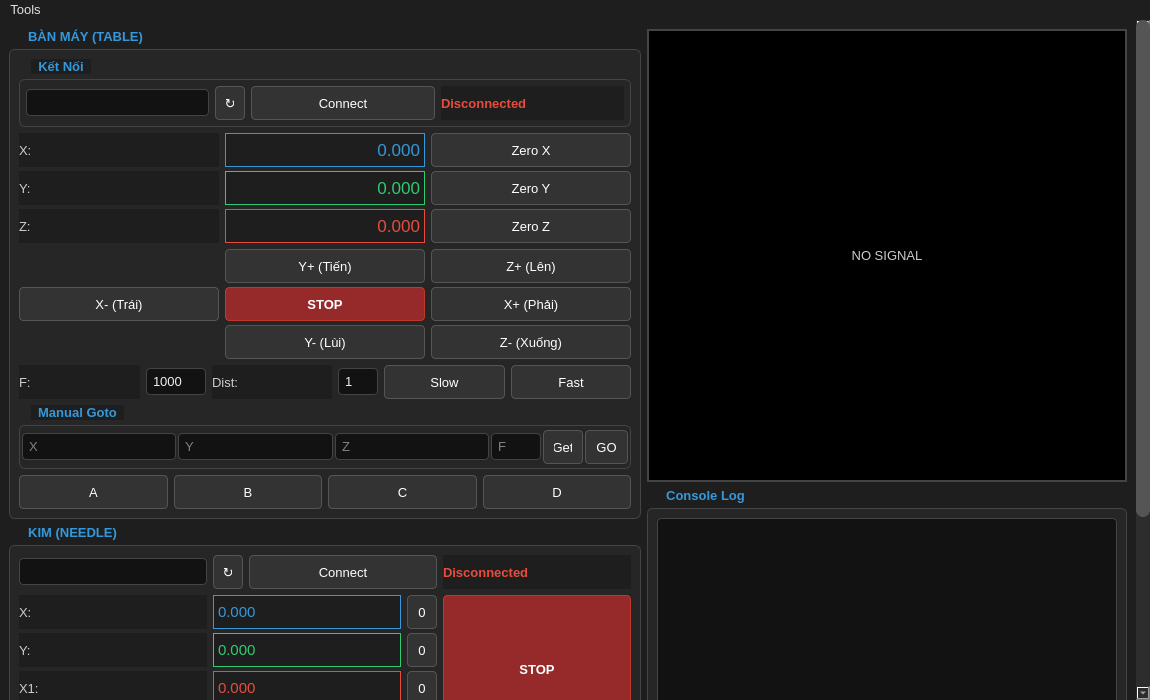
<?xml version="1.0" encoding="UTF-8"?>
<ui version="4.0">
 <class>MainWindow</class>
 <widget class="QMainWindow" name="MainWindow">
  <property name="geometry">
   <rect>
    <x>0</x>
    <y>0</y>
    <width>1150</width>
    <height>700</height>
   </rect>
  </property>
  <property name="windowTitle">
   <string>STM32 G-Code Controller (Compact)</string>
  </property>
  <property name="styleSheet">
   <string notr="true">/* --- GLOBAL THEME --- */
QMainWindow, QWidget {
	background-color: #1e1e1e;
	color: #e0e0e0;
	font-family: &quot;Segoe UI&quot;, sans-serif;
	font-size: 10pt;
}

/* --- SCROLL AREA --- */
QScrollArea {
	border: none;
	background-color: #1e1e1e;
}
QScrollBar:vertical {
	border: none;
	background: #2d2d2d;
	width: 14px;
	margin: 0px;
}
QScrollBar::handle:vertical {
	background: #555;
	min-height: 20px;
	border-radius: 7px;
}
QScrollBar::handle:vertical:hover {
	background: #3498db;
}

/* --- GROUP BOX --- */
QGroupBox {
	background-color: #262626;
	border: 1px solid #444;
	border-radius: 6px;
	margin-top: 20px; /* Giảm margin để tiết kiệm chỗ */
	font-weight: bold;
}
QGroupBox::title {
	subcontrol-origin: margin;
	subcontrol-position: top left;
	left: 12px;
	padding: 0 5px;
	color: #3498db;
	background-color: #1e1e1e;
}

/* --- BUTTONS --- */
QPushButton {
	background-color: #333333;
	border: 1px solid #555;
	border-radius: 4px;
	padding: 5px 10px; /* Giảm padding */
	color: #ffffff;
    min-height: 22px;
}
QPushButton:hover {
	background-color: #444444;
	border-color: #3498db;
}
QPushButton:pressed {
	background-color: #222;
}
/* Nút STOP màu đỏ */
QPushButton#Stopbtn, QPushButton#StopKimbtn {
	background-color: #962a2a;
	border: 1px solid #c0392b;
	font-weight: bold;
}
QPushButton#Stopbtn:hover, QPushButton#StopKimbtn:hover {
	background-color: #c0392b;
}

/* --- INPUTS --- */
QLineEdit, QTextEdit {
	background-color: #121212;
	border: 1px solid #444;
	border-radius: 4px;
	color: #ecf0f1;
	padding: 4px;
}
QLineEdit:focus {
	border: 1px solid #3498db;
}

/* --- COMBOBOX --- */
QComboBox {
	background-color: #121212;
	border: 1px solid #444;
	border-radius: 4px;
	padding: 4px;
	color: #ecf0f1;
    min-width: 60px;
}
QComboBox::drop-down { border: 0px; }
QComboBox QAbstractItemView {
	background-color: #2d2d2d;
	color: #ffffff;
	selection-background-color: #3498db;
	selection-color: #ffffff;
	border: 1px solid #444;
	outline: none;
}

/* --- LABELS --- */
QLabel { color: #cccccc; }
QLabel[frameShape=&quot;1&quot;] { /* Box style for DRO */
	background-color: #000000;
	border: 1px solid #555;
	border-radius: 4px;
	font-weight: bold;
	padding-right: 5px;
}

/* --- FIX MESSAGE BOX (SỬA LỖI CHỮ TRÙNG MÀU) --- */
QMessageBox {
	background-color: #2d2d2d; /* Nền tối */
    border: 1px solid #555;
}
QMessageBox QLabel {
	color: #ffffff; /* Chữ trắng tuyệt đối */
    background-color: transparent;
}
QMessageBox QPushButton {
    background-color: #444;
    color: white;
    border: 1px solid #666;
    min-width: 60px;
}
</string>
  </property>
  <widget class="QWidget" name="centralwidget">
   <layout class="QVBoxLayout" name="verticalLayout_root">
    <property name="leftMargin"><number>0</number></property>
    <property name="topMargin"><number>0</number></property>
    <property name="rightMargin"><number>0</number></property>
    <property name="bottomMargin"><number>0</number></property>
    
    <item>
     <widget class="QScrollArea" name="scrollArea">
      <property name="widgetResizable">
       <bool>true</bool>
      </property>
      <widget class="QWidget" name="scrollAreaWidgetContents">
       <property name="geometry">
        <rect>
         <x>0</x>
         <y>0</y>
         <width>1148</width>
         <height>698</height>
        </rect>
       </property>
       <layout class="QHBoxLayout" name="horizontalLayout_main">
        
        <item>
         <layout class="QVBoxLayout" name="verticalLayout_control">
          
          <item>
           <widget class="QGroupBox" name="groupBox_jog">
            <property name="title">
             <string>BÀN MÁY (TABLE)</string>
            </property>
            <layout class="QVBoxLayout" name="verticalLayout_jog_internal">
             <property name="spacing"><number>6</number></property>
             
             <item>
                <widget class="QGroupBox" name="groupBox_connection">
                 <property name="title">
                  <string>Kết Nối</string>
                 </property>
                 <layout class="QHBoxLayout" name="horizontalLayout_com">
                  <property name="leftMargin"><number>6</number></property>
                  <property name="topMargin"><number>6</number></property>
                  <property name="rightMargin"><number>6</number></property>
                  <property name="bottomMargin"><number>6</number></property>
                  <item>
                   <widget class="QComboBox" name="portComboBox"/>
                  </item>
                  <item>
                   <widget class="QPushButton" name="refreshButton">
                    <property name="text"><string>↻</string></property>
                    <property name="maximumSize"><size><width>30</width><height>16777215</height></size></property>
                   </widget>
                  </item>
                  <item>
                   <widget class="QPushButton" name="connectButton">
                    <property name="text"><string>Connect</string></property>
                   </widget>
                  </item>
                  <item>
                   <widget class="QLabel" name="statusLabel">
                    <property name="text"><string>Disconnected</string></property>
                    <property name="styleSheet"><string>color: #e74c3c; font-weight: bold;</string></property>
                   </widget>
                  </item>
                 </layout>
                </widget>
             </item>

             <item>
              <layout class="QGridLayout" name="gridLayout_dro">
               <property name="verticalSpacing"><number>4</number></property>
               <item row="0" column="0"><widget class="QLabel" name="label_x_title"><property name="text"><string>X:</string></property></widget></item>
               <item row="0" column="1"><widget class="QLabel" name="xPosLabel"><property name="text"><string>0.000</string></property><property name="styleSheet"><string>color: #3498db; font-size: 13pt;</string></property><property name="alignment"><set>Qt::AlignRight|Qt::AlignTrailing|Qt::AlignVCenter</set></property><property name="frameShape"><enum>QFrame::Box</enum></property></widget></item>
               <item row="0" column="2"><widget class="QPushButton" name="SetX0Button"><property name="text"><string>Zero X</string></property></widget></item>
               <item row="1" column="0"><widget class="QLabel" name="label_y_title"><property name="text"><string>Y:</string></property></widget></item>
               <item row="1" column="1"><widget class="QLabel" name="yPosLabel"><property name="text"><string>0.000</string></property><property name="styleSheet"><string>color: #2ecc71; font-size: 13pt;</string></property><property name="alignment"><set>Qt::AlignRight|Qt::AlignTrailing|Qt::AlignVCenter</set></property><property name="frameShape"><enum>QFrame::Box</enum></property></widget></item>
               <item row="1" column="2"><widget class="QPushButton" name="SetY0Button"><property name="text"><string>Zero Y</string></property></widget></item>
               <item row="2" column="0"><widget class="QLabel" name="label_z_title"><property name="text"><string>Z:</string></property></widget></item>
               <item row="2" column="1"><widget class="QLabel" name="zPosLabel"><property name="text"><string>0.000</string></property><property name="styleSheet"><string>color: #e74c3c; font-size: 13pt;</string></property><property name="alignment"><set>Qt::AlignRight|Qt::AlignTrailing|Qt::AlignVCenter</set></property><property name="frameShape"><enum>QFrame::Box</enum></property></widget></item>
               <item row="2" column="2"><widget class="QPushButton" name="SetZ0Button"><property name="text"><string>Zero Z</string></property></widget></item>
              </layout>
             </item>

             <item>
               <layout class="QGridLayout" name="grid_jog_table_btns">
                 <property name="verticalSpacing"><number>4</number></property>
                 <item row="0" column="1"><widget class="QPushButton" name="jogYPlusButton"><property name="text"><string>Y+ (Tiến)</string></property></widget></item>
                 <item row="1" column="0"><widget class="QPushButton" name="jogXMinusButton"><property name="text"><string>X- (Trái)</string></property></widget></item>
                 <item row="1" column="1"><widget class="QPushButton" name="Stopbtn"><property name="text"><string>STOP</string></property><property name="minimumHeight"><number>35</number></property></widget></item>
                 <item row="1" column="2"><widget class="QPushButton" name="jogXPlusButton"><property name="text"><string>X+ (Phải)</string></property></widget></item>
                 <item row="2" column="1"><widget class="QPushButton" name="jogYMinusButton"><property name="text"><string>Y- (Lùi)</string></property></widget></item>
                 <item row="0" column="2"><widget class="QPushButton" name="jogZPlusButton"><property name="text"><string>Z+ (Lên)</string></property></widget></item>
                 <item row="2" column="2"><widget class="QPushButton" name="jogZMinusButton"><property name="text"><string>Z- (Xuống)</string></property></widget></item>
               </layout>
             </item>

             <item>
                 <layout class="QHBoxLayout" name="horizontalLayout_speed">
                     <item><widget class="QLabel" name="lbl_speed"><property name="text"><string>F:</string></property></widget></item>
                     <item><widget class="QLineEdit" name="txt_input_send_F"><property name="text"><string>1000</string></property><property name="maximumSize"><size><width>60</width><height>16777215</height></size></property></widget></item>
                     <item><widget class="QLabel" name="lbl_dist"><property name="text"><string>Dist:</string></property></widget></item>
                     <item><widget class="QLineEdit" name="txt_input_intervalDistance"><property name="text"><string>1</string></property><property name="maximumSize"><size><width>40</width><height>16777215</height></size></property></widget></item>
                     <item><widget class="QPushButton" name="slowButton"><property name="text"><string>Slow</string></property></widget></item>
                     <item><widget class="QPushButton" name="fastButton"><property name="text"><string>Fast</string></property></widget></item>
                 </layout>
             </item>
             <item>
                <widget class="QGroupBox" name="grp_manual_table">
                    <property name="title"><string>Manual Goto</string></property>
                    <layout class="QHBoxLayout" name="lay_manual_table">
                        <property name="spacing"><number>2</number></property>
                        <property name="leftMargin"><number>2</number></property>
                        <property name="topMargin"><number>4</number></property>
                        <property name="rightMargin"><number>2</number></property>
                        <property name="bottomMargin"><number>4</number></property>
                        <item><widget class="QLineEdit" name="txt_input_goto_X"><property name="placeholderText"><string>X</string></property></widget></item>
                        <item><widget class="QLineEdit" name="txt_input_goto_Y"><property name="placeholderText"><string>Y</string></property></widget></item>
                        <item><widget class="QLineEdit" name="txt_input_goto_Z"><property name="placeholderText"><string>Z</string></property></widget></item>
                        <item><widget class="QLineEdit" name="txt_input_goto_F"><property name="placeholderText"><string>F</string></property><property name="maximumSize"><size><width>50</width><height>16777215</height></size></property></widget></item>
                        <item><widget class="QPushButton" name="CurrentPosButton"><property name="text"><string>Get</string></property><property name="maximumSize"><size><width>40</width><height>16777215</height></size></property></widget></item>
                        <item><widget class="QPushButton" name="btn_manual_goto"><property name="text"><string>GO</string></property></widget></item>
                    </layout>
                </widget>
             </item>
             <item>
                 <layout class="QHBoxLayout" name="horizontalLayout_presets">
                     <item><widget class="QPushButton" name="gotoAButton"><property name="text"><string>A</string></property></widget></item>
                     <item><widget class="QPushButton" name="gotoBButton"><property name="text"><string>B</string></property></widget></item>
                     <item><widget class="QPushButton" name="gotoCButton"><property name="text"><string>C</string></property></widget></item>
                     <item><widget class="QPushButton" name="gotoDButton"><property name="text"><string>D</string></property></widget></item>
                 </layout>
             </item>
            </layout>
           </widget>
          </item>
          
          <item>
              <widget class="QGroupBox" name="groupBox_jogKim">
                <property name="title"><string>KIM (NEEDLE)</string></property>
                <layout class="QVBoxLayout" name="layout_kim">
                    <property name="spacing"><number>6</number></property>
                    <item>
                        <layout class="QHBoxLayout" name="layout_con_kim">
                            <item><widget class="QComboBox" name="portComboBoxKim"/></item>
                            <item><widget class="QPushButton" name="refreshButtonKim"><property name="text"><string>↻</string></property><property name="maximumSize"><size><width>30</width><height>16777215</height></size></property></widget></item>
                            <item><widget class="QPushButton" name="connectButtonKim"><property name="text"><string>Connect</string></property></widget></item>
                            <item><widget class="QLabel" name="statusKimLabel"><property name="text"><string>Disconnected</string></property><property name="styleSheet"><string>color: #e74c3c; font-weight: bold;</string></property></widget></item>
                        </layout>
                    </item>

                    <item>
                      <layout class="QGridLayout" name="gridLayout_droKim">
                        <property name="verticalSpacing"><number>4</number></property>
                        <item row="0" column="0"><widget class="QLabel" name="lxk"><property name="text"><string>X:</string></property></widget></item>
                        <item row="0" column="1"><widget class="QLabel" name="xPosKimLabel"><property name="text"><string>0.000</string></property><property name="frameShape"><enum>QFrame::Box</enum></property><property name="styleSheet"><string>color:#3498db; font-size:11pt;</string></property></widget></item>
                        <item row="0" column="2"><widget class="QPushButton" name="SetX0KimButton"><property name="text"><string>0</string></property><property name="maximumSize"><size><width>30</width><height>16777215</height></size></property></widget></item>
                        
                        <item row="1" column="0"><widget class="QLabel" name="lyk"><property name="text"><string>Y:</string></property></widget></item>
                        <item row="1" column="1"><widget class="QLabel" name="yPosKimLabel"><property name="text"><string>0.000</string></property><property name="frameShape"><enum>QFrame::Box</enum></property><property name="styleSheet"><string>color:#2ecc71; font-size:11pt;</string></property></widget></item>
                        <item row="1" column="2"><widget class="QPushButton" name="SetY0KimButton"><property name="text"><string>0</string></property><property name="maximumSize"><size><width>30</width><height>16777215</height></size></property></widget></item>
                        
                        <item row="2" column="0"><widget class="QLabel" name="lx1k"><property name="text"><string>X1:</string></property></widget></item>
                        <item row="2" column="1"><widget class="QLabel" name="x1PosKimLabel"><property name="text"><string>0.000</string></property><property name="frameShape"><enum>QFrame::Box</enum></property><property name="styleSheet"><string>color:#e74c3c; font-size:11pt;</string></property></widget></item>
                        <item row="2" column="2"><widget class="QPushButton" name="SetX1KimButton"><property name="text"><string>0</string></property><property name="maximumSize"><size><width>30</width><height>16777215</height></size></property></widget></item>
                        
                        <item row="3" column="0"><widget class="QLabel" name="ly1k"><property name="text"><string>Y1:</string></property></widget></item>
                        <item row="3" column="1"><widget class="QLabel" name="y1PosKimLabel"><property name="text"><string>0.000</string></property><property name="frameShape"><enum>QFrame::Box</enum></property><property name="styleSheet"><string>color:#f1c40f; font-size:11pt;</string></property></widget></item>
                        <item row="3" column="2"><widget class="QPushButton" name="SetY1KimButton"><property name="text"><string>0</string></property><property name="maximumSize"><size><width>30</width><height>16777215</height></size></property></widget></item>
                        
                        <item row="0" column="3" rowspan="4">
                             <widget class="QPushButton" name="StopKimbtn">
                                <property name="text"><string>STOP</string></property>
                                <property name="sizePolicy"><sizepolicy hsizetype="Minimum" vsizetype="Expanding"><horstretch>0</horstretch><verstretch>0</verstretch></sizepolicy></property>
                             </widget>
                        </item>
                      </layout>
                     </item>

                     <item>
                         <layout class="QGridLayout" name="grid_jog_kim">
                             <property name="verticalSpacing"><number>4</number></property>
                             <item row="0" column="0"><widget class="QPushButton" name="jogXMinusKimButton"><property name="text"><string>X-</string></property></widget></item>
                             <item row="0" column="1"><widget class="QPushButton" name="jogXPlusKimButton"><property name="text"><string>X+</string></property></widget></item>
                             <item row="0" column="2"><widget class="QPushButton" name="jogYMinusKimButton"><property name="text"><string>Y-</string></property></widget></item>
                             <item row="0" column="3"><widget class="QPushButton" name="jogYPlusKimButton"><property name="text"><string>Y+</string></property></widget></item>
                             
                             <item row="1" column="0"><widget class="QPushButton" name="jogX1MinusKimButton"><property name="text"><string>X1-</string></property></widget></item>
                             <item row="1" column="1"><widget class="QPushButton" name="jogX1PlusKimButton"><property name="text"><string>X1+</string></property></widget></item>
                             <item row="1" column="2"><widget class="QPushButton" name="jogY1MinusKimButton"><property name="text"><string>Y1-</string></property></widget></item>
                             <item row="1" column="3"><widget class="QPushButton" name="jogY1PlusKimButton"><property name="text"><string>Y1+</string></property></widget></item>
                         </layout>
                     </item>
                     
                     <item>
                         <layout class="QHBoxLayout" name="layout_speed_kim">
                             <item><widget class="QLabel" name="lbl_fk"><property name="text"><string>F:</string></property></widget></item>
                             <item><widget class="QLineEdit" name="txt_input_send_FKim"><property name="text"><string>1000</string></property><property name="maximumSize"><size><width>60</width><height>16777215</height></size></property></widget></item>
                             <item><widget class="QLabel" name="lbl_dk"><property name="text"><string>Dist:</string></property></widget></item>
                             <item><widget class="QLineEdit" name="txt_input_intervalDistanceKim"><property name="text"><string>1</string></property><property name="maximumSize"><size><width>40</width><height>16777215</height></size></property></widget></item>
                             <item><widget class="QPushButton" name="slowKimButton"><property name="text"><string>Slow</string></property></widget></item>
                             <item><widget class="QPushButton" name="fastKimButton"><property name="text"><string>Fast</string></property></widget></item>
                         </layout>
                     </item>
                     <item>
                        <widget class="QGroupBox" name="grp_manual_kim">
                            <property name="title"><string>Manual Goto Kim</string></property>
                            <layout class="QHBoxLayout" name="lay_manual_kim">
                                <property name="spacing"><number>2</number></property>
                                <property name="leftMargin"><number>2</number></property>
                                <property name="topMargin"><number>4</number></property>
                                <property name="rightMargin"><number>2</number></property>
                                <property name="bottomMargin"><number>4</number></property>
                                <item><widget class="QLineEdit" name="txt_input_goto_XKim"><property name="placeholderText"><string>X</string></property></widget></item>
                                <item><widget class="QLineEdit" name="txt_input_goto_YKim"><property name="placeholderText"><string>Y</string></property></widget></item>
                                <item><widget class="QLineEdit" name="txt_input_goto_X1Kim"><property name="placeholderText"><string>X1</string></property></widget></item>
                                <item><widget class="QLineEdit" name="txt_input_goto_Y1Kim"><property name="placeholderText"><string>Y1</string></property></widget></item>
                                <item><widget class="QLineEdit" name="txt_input_goto_FKim"><property name="placeholderText"><string>F</string></property><property name="maximumSize"><size><width>50</width><height>16777215</height></size></property></widget></item>
                                <item><widget class="QPushButton" name="CurrentPosKimButton"><property name="text"><string>Get</string></property><property name="maximumSize"><size><width>40</width><height>16777215</height></size></property></widget></item>
                                <item><widget class="QPushButton" name="btn_manual_gotoKim"><property name="text"><string>GO</string></property></widget></item>
                            </layout>
                        </widget>
                     </item>
                </layout>
              </widget>
          </item>
          
          <item>
            <spacer name="verticalSpacer">
                <property name="orientation"><enum>Qt::Vertical</enum></property>
                <property name="sizeHint" stdset="0"><size><width>20</width><height>40</height></size></property>
            </spacer>
          </item>
         </layout>
        </item>
        
        <item>
            <layout class="QVBoxLayout" name="layout_right">
                <item>
                    <widget class="QLabel" name="Label_Camera">
                        <property name="minimumSize"><size><width>480</width><height>360</height></size></property>
                        <property name="sizePolicy"><sizepolicy hsizetype="Expanding" vsizetype="Expanding"><horstretch>0</horstretch><verstretch>0</verstretch></sizepolicy></property>
                        <property name="frameShape"><enum>QFrame::Box</enum></property>
                        <property name="styleSheet"><string>border: 2px solid #444; background-color: #000;</string></property>
                        <property name="text"><string>NO SIGNAL</string></property>
                        <property name="alignment"><set>Qt::AlignCenter</set></property>
                    </widget>
                </item>
                <item>
                    <widget class="QGroupBox" name="grp_console">
                        <property name="title"><string>Console Log</string></property>
                        <layout class="QVBoxLayout" name="lay_con">
                            <item>
                                <widget class="QTextEdit" name="logTextEdit">
                                    <property name="readOnly"><bool>true</bool></property>
                                    <property name="styleSheet"><string>font-family: Consolas, monospace; font-size: 9pt; color: #a0a0a0;</string></property>
                                </widget>
                            </item>
                            <item>
                                <layout class="QHBoxLayout" name="lay_cmd">
                                    <item><widget class="QLineEdit" name="gcodeInput"><property name="placeholderText"><string>Enter G-Code...</string></property></widget></item>
                                    <item><widget class="QPushButton" name="sendTableButton"><property name="text"><string>Send Table</string></property></widget></item>
                                    <item><widget class="QPushButton" name="sendKimButton"><property name="text"><string>Send Kim</string></property></widget></item>
                                </layout>
                            </item>
                        </layout>
                    </widget>
                </item>
            </layout>
        </item>
       </layout>
      </widget>
     </widget>
    </item>
   </layout>
  </widget>
  <widget class="QMenuBar" name="menubar">
   <property name="geometry"><rect><x>0</x><y>0</y><width>1150</width><height>22</height></rect></property>
   <widget class="QMenu" name="menuTool">
    <property name="title"><string>Tools</string></property>
    <addaction name="actionControl_Camera"/>
    <addaction name="actionSet_Preset_Position"/>
    <addaction name="actionAbout"/>
   </widget>
   <addaction name="menuTool"/>
  </widget>
  <action name="actionControl_Camera"><property name="text"><string>Camera Controller</string></property></action>
  <action name="actionSet_Preset_Position"><property name="text"><string>Set Presets</string></property></action>
  <action name="actionAbout"><property name="text"><string>About</string></property></action>
 </widget>
 <resources/>
 <connections/>
</ui>
